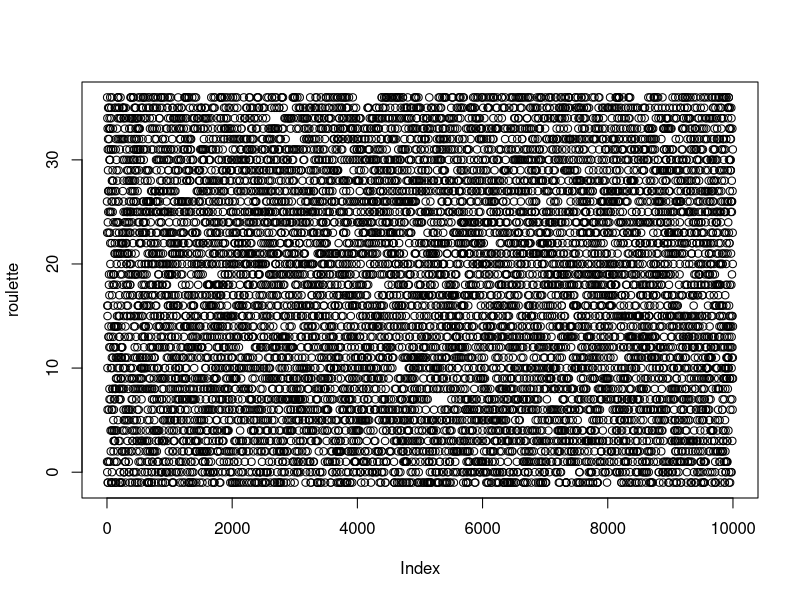
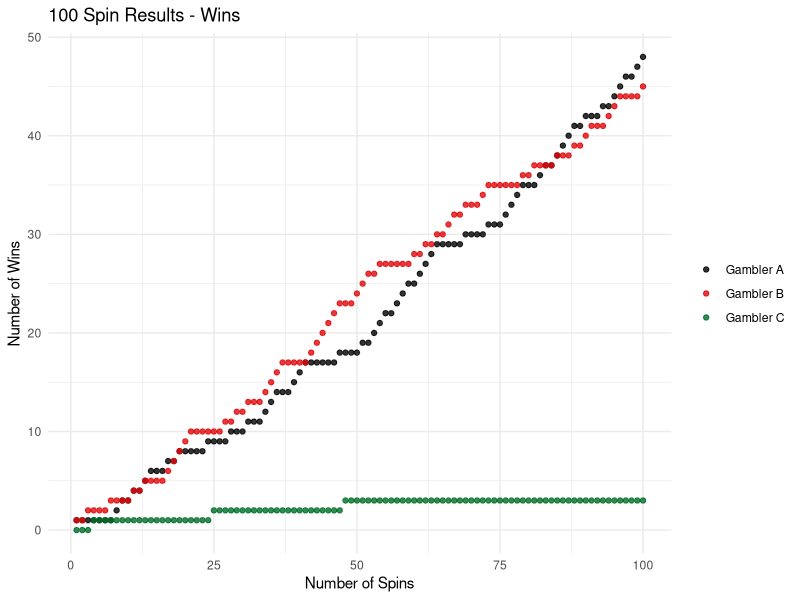
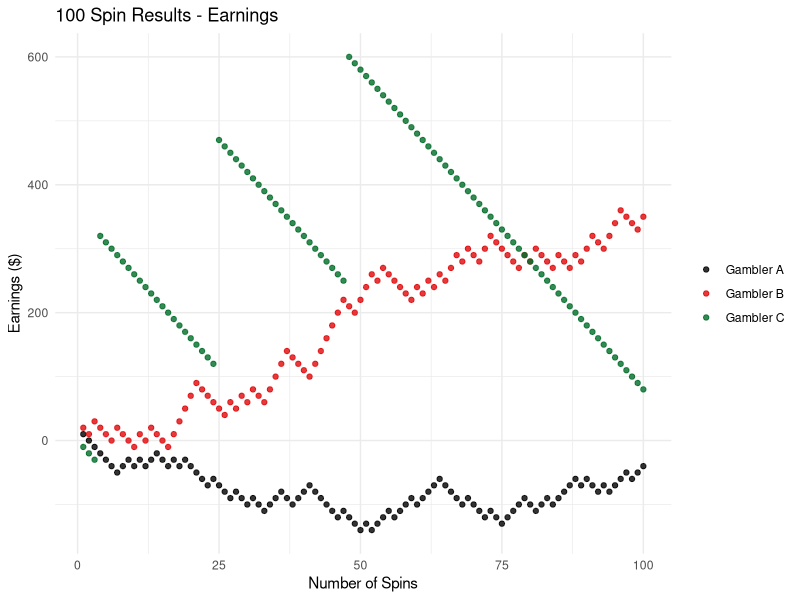

Generate these figures, in order, with R:
# Code from Roulette part I 

# Load Library 
library('tidyverse')

# loading roulette.csv
roulette <- read_csv("input/roulette.csv")
roulette <- as.integer(roulette$value)


# create bets 
# The Gamblers Bets
black <- c(2, 4, 7, 8, 10, 11, 13, 15, 17, 20, 22, 24, 26, 28, 29, 31, 33, 35)
third_dozen <- c(25, 26, 27, 28, 29, 30, 31, 32, 33, 34, 35, 36)
lucky_23 <- 23



# Initialize gambler A
ga_earn <- vector("double", length(roulette))
ga_total_earn <- 0 
ga_wins <- vector("double", length(roulette))
ga_total_wins <- 0 

# Initialize gambler B
gb_earn <- vector("double", length(roulette))
gb_total_earn <- 0 
gb_wins <- vector("double", length(roulette))
gb_total_wins <- 0 

# Initialize gambler C
gc_earn <- vector("double", length(roulette))
gc_total_earn <- 0 
gc_wins <- vector("double", length(roulette))
gc_total_wins <- 0 



for (i in seq_along(roulette)) {
  # All gamblers bet $10
  ga_total_earn = ga_total_earn - 10
  gb_total_earn = gb_total_earn - 10
  gc_total_earn = gc_total_earn - 10
  # If gambler A wins, +$20 and +1 win
  if (roulette[[i]] %in% black) {
    ga_total_earn = ga_total_earn + 20 
    ga_total_wins = ga_total_wins + 1 
  }
  # If gambler B wins, +$30 and +1 win
  if (roulette[[i]] %in% third_dozen) {
    gb_total_earn = gb_total_earn + 30 
    gb_total_wins = gb_total_wins + 1
  }
  # If gambler C wins, +$360 and +1 win
  if (roulette[[i]] == lucky_23) {
    gc_total_earn = gc_total_earn + 360
    gc_total_wins = gc_total_wins + 1
  }
  # End of round - save totals 
  ga_earn[[i]] <- ga_total_earn
  ga_wins[[i]] <- ga_total_wins
  gb_earn[[i]] <- gb_total_earn
  gb_wins[[i]] <- gb_total_wins
  gc_earn[[i]] <- gc_total_earn
  gc_wins[[i]] <- gc_total_wins
}

plot(roulette)

# Define each gambler as a variable 
ga <- "Gambler A"
gb <- "Gambler B"
gc <- "Gambler C"

# Break up the simulation into the defined magnitude intervals
results <- tibble(spin_num = 1:10000, ga, ga_earn, ga_wins, gb, gb_earn, gb_wins, gc, gc_earn, gc_wins)
results_100 <- head(results, n=100)
results_1000 <- head(results, n=1000)


# results of 100 spins
ggplot(results_100) + 
  geom_point(aes(x = spin_num, y = ga_wins, color = ga), alpha = 0.8) + 
  geom_point(aes(x = spin_num, y = gb_wins, color = gb), alpha = 0.8) + 
  geom_point(aes(x = spin_num, y  = gc_wins, color = gc), alpha = 0.8) + 
  theme_minimal() +
  theme(legend.title=element_blank()) + 
  scale_colour_manual(values = c("black", "#E0080B", "#016D29")) + 
  labs(title = "100 Spin Results - Wins", 
       y = "Number of Wins",
       x = "Number of Spins"
  )

ga_wins[100]
gb_wins[100]
gc_wins[100]

ggplot(results_100) + 
  geom_point(aes(x = spin_num, y = ga_earn, color = ga), alpha = 0.8) + 
  geom_point(aes(x = spin_num, y = gb_earn, color = gb), alpha = 0.8) + 
  geom_point(aes(x = spin_num, y = gc_earn, color = gc), alpha = 0.8) + 
  theme_minimal() +
  theme(legend.title=element_blank()) + 
  scale_colour_manual(values = c("black", "#E0080B", "#016D29")) + 
  labs(title = "100 Spin Results - Earnings", 
       y = "Earnings ($)",
       x = "Number of Spins"
  )
